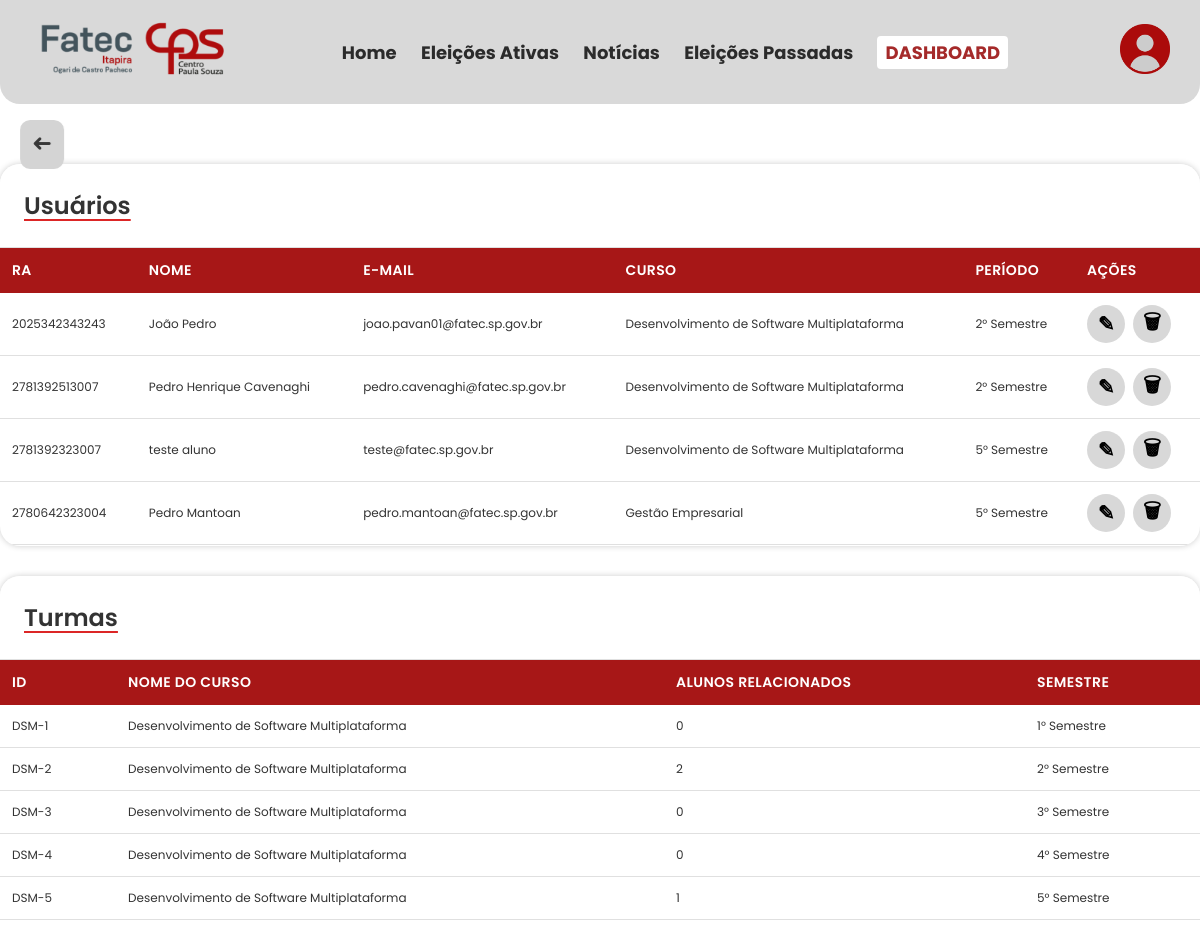
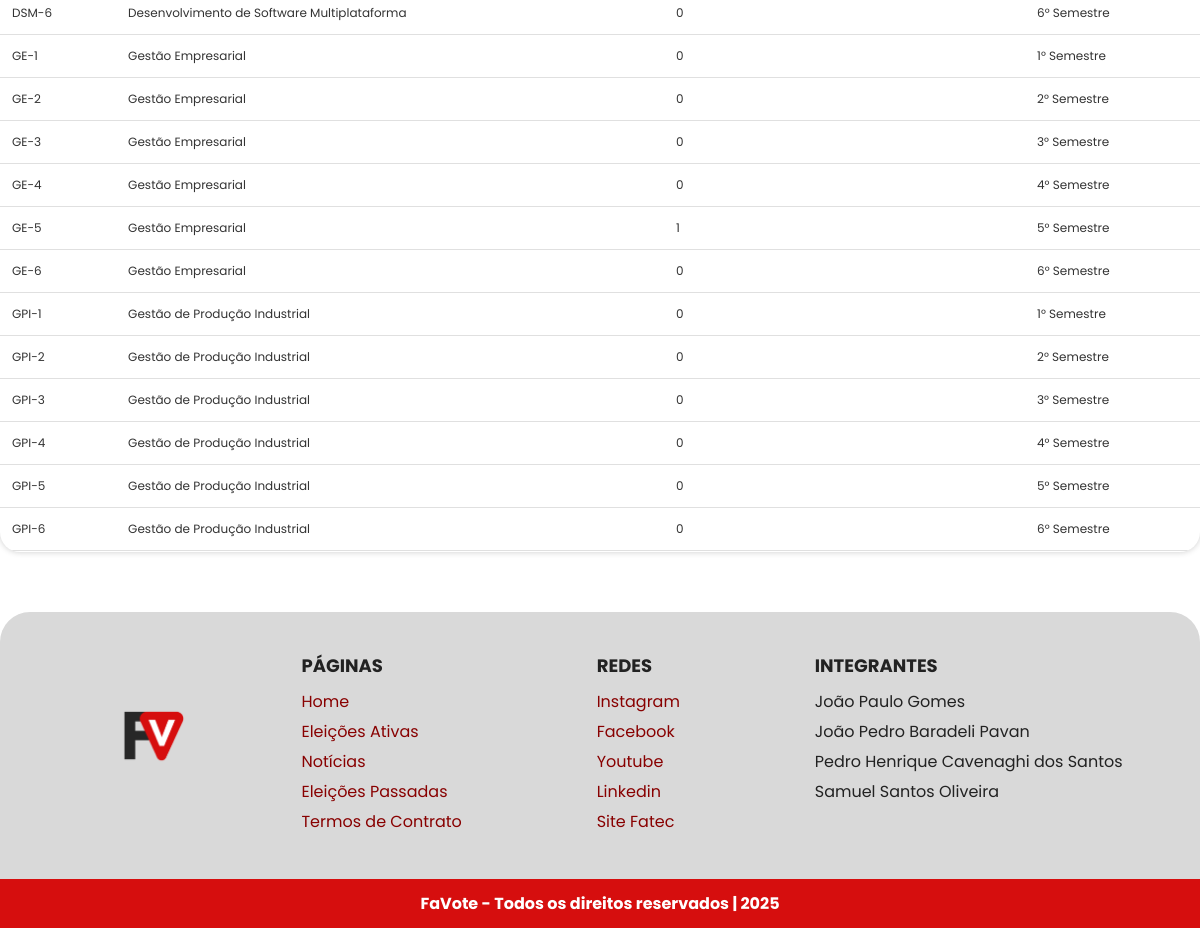
Screenshot of /Pages/turmausuario.php (signed in) with the database file from the repository (2 pictures, top to bottom).
### tables this page shows
CREATE TABLE `alunos` (
  `id` int(11) NOT NULL,
  `ra` varchar(20) NOT NULL,
  `nome` varchar(100) NOT NULL,
  `email_institucional` varchar(100) NOT NULL,
  `senha` varchar(255) NOT NULL,
  `turma_id` int(11) DEFAULT NULL,
  `criado_data` timestamp NOT NULL DEFAULT current_timestamp(),
  `atualizado_data` timestamp NOT NULL DEFAULT current_timestamp() ON UPDATE current_timestamp()
);

CREATE TABLE `cursos` (
  `id` int(11) NOT NULL,
  `nome` varchar(50) NOT NULL
);

CREATE TABLE `semestres` (
  `id` int(11) NOT NULL,
  `nome` varchar(20) NOT NULL
);

CREATE TABLE `turmas` (
  `id` int(11) NOT NULL,
  `curso_id` int(11) NOT NULL,
  `semestre_id` int(11) NOT NULL
);

### Pages/turmausuario.php (the view, shortened to what this page needs)
<?php
include '../php/config.php';
$sqlUsuarios = "
    SELECT
        a.id AS aluno_id,
        a.ra,
        a.nome,
        a.email_institucional,
        c.nome AS curso_nome,
        s.nome AS semestre_nome
    FROM alunos a
    LEFT JOIN turmas t ON a.turma_id = t.id
    LEFT JOIN cursos c ON t.curso_id = c.id
    LEFT JOIN semestres s ON t.semestre_id = s.id
";
$resultUsuarios = $conexao->query($sqlUsuarios);
$sqlTurmas = "
    SELECT
        t.id AS turma_id,
        c.id AS curso_id,
        c.nome AS curso_nome,
        s.nome AS semestre_nome,
        (SELECT COUNT(*) FROM alunos a WHERE a.turma_id = t.id) AS qtd_alunos
    FROM turmas t
    LEFT JOIN cursos c ON t.curso_id = c.id
    LEFT JOIN semestres s ON t.semestre_id = s.id
";
$resultTurmas = $conexao->query($sqlTurmas);
?>
<!DOCTYPE html>
<html lang="pt-br">
<head>
    <link rel="stylesheet" href="../Styles/dashboard.css">
    <link rel="stylesheet" href="https://cdnjs.cloudflare.com/ajax/libs/animate.css/4.1.1/animate.min.css" />
    <link rel="stylesheet" href="https://cdnjs.cloudflare.com/ajax/libs/font-awesome/6.5.0/css/all.min.css">
    <link rel="stylesheet" href="https://cdnjs.cloudflare.com/ajax/libs/font-awesome/6.5.0/css/all.min.css">
</head>
<body>
    <header class="header">
        <div class="logo"><img src="../Images/logofatec.png" width="190"></div>
        <nav class="nav">
            <a href="home.php">Home</a>
            <a href="eleAtive.php">Eleições Ativas</a>
            <a href="news.php">Notícias</a>
            <a href="elePassa.php">Eleições Passadas</a>
            <a href="dashboard.php"
                style="background-color: white; color: brown; padding: 4px 8px; border-radius: 4px; text-decoration: none; transition: background-color 0.6s ease;"
                onmouseover="this.style.backgroundColor='#ccc'" onmouseout="this.style.backgroundColor='white'">
                DASHBOARD
            </a>
        </nav>
        <div class="user-icon">
            <img src="../Images/user.png" width="50" alt="user" />
        </div>
    </header>
    <button class="btn-close" onclick="history.back()">➜</button>
    <div class="container" style="margin-top: 5%;">
        <div class="table-header">
            <h2>Usuários</h2>
        </div>
        <div class="table-container">
            <table>
                <thead>
                    <tr>
                        <th>RA</th>
                        <th>Nome</th>
                        <th>E-Mail</th>
                        <th>Curso</th>
                        <th>Período</th>
                        <th>Ações</th>
                    </tr>
                </thead>
                <tbody id="usuarios-tbody">
                    <?php if ($resultUsuarios->num_rows > 0): ?>
                        <?php foreach ($resultUsuarios as $usuario): ?>
                            <tr>
                                <td><?php echo htmlspecialchars($usuario['ra']); ?></td>
                                <td><?php echo htmlspecialchars($usuario['nome']); ?></td>
                                <td><?php echo htmlspecialchars($usuario['email_institucional']); ?></td>
                                <td><?php echo htmlspecialchars($usuario['curso_nome']); ?></td>
                                <td><?php echo htmlspecialchars($usuario['semestre_nome']); ?></td>
                                <td>
                                    <div class="actions">
                                        <button class="action-btn tableEdit-btn" title="Editar" onclick="editarUsuario('<?php echo $usuario['aluno_id']; ?>')">✎</button>
                                        <button class="action-btn tabledelete-btn" title="Excluir" onclick="excluirUsuario('<?php echo $usuario['aluno_id']; ?>')">🗑</button>
                                    </div>
                                </td>
                            </tr>
                        <?php endforeach; ?>
                    <?php else: ?>
                        <tr>
                            <td colspan="7">Nenhum usuário encontrado.</td>
                        </tr>
                    <?php endif; ?>
                </tbody>
            </table>
        </div>
    </div>
    <div class="container">
        <div class="table-header">
            <h2>Turmas</h2>
        </div>
        <div class="table-container">
            <table>
                <thead>
                    <tr>
                        <th>ID</th>
                        <th>Nome do Curso</th>
                        <th>Alunos Relacionados</th>
                        <th>Semestre</th>
                    </tr>
                </thead>
                <tbody id="turmas-tbody">
                    <?php
                    if ($resultTurmas && $resultTurmas->num_rows > 0) {
                        while ($turma = $resultTurmas->fetch_assoc()) {
                            $siglaCurso = '';
                            switch ($turma['curso_id']) {
                                case 1:
                                    $siglaCurso = 'DSM';
                                    break;
                                case 2:
                                    $siglaCurso = 'GE';
                                    break;
                                case 3:
                                    $siglaCurso = 'GPI';
                                    break;
                            }
                            $idFormatado = $siglaCurso . '-' . preg_replace('/[^0-9]/', '', $turma['semestre_nome']);
                            echo '<tr>';
                            echo '  <td>' . $idFormatado . '</td>';
                            echo '  <td>' . htmlspecialchars($turma['curso_nome']) . '</td>';
                            echo '  <td>' . $turma['qtd_alunos'] . '</td>';
                            echo '  <td>' . htmlspecialchars($turma['semestre_nome']) . '</td>';
                            echo '</tr>';
                        }
                    } else {
                        echo '<tr><td colspan="5">Nenhuma turma encontrada.</td></tr>';
                    }
                    ?>
                </tbody>
            </table>
        </div>
    </div>
    <footer class="footer">
        <div class="footer-top">
            <div class="footer-logo">
                <img src="../Images/logoFaVote.png" width="70">
            </div>
            <div class="footer-links">
                <div>
                    <h4>PÁGINAS</h4>
                    <ul>
                        <li><a href="home.php">Home</a></li>
                        <li><a href="eleAtive.php">Eleições Ativas</a></li>
                        <li><a href="news.php">Notícias</a></li>
                        <li><a href="elepassa.php">Eleições Passadas</a></li>
                        <li><a href="termos.php">Termos de Contrato</a></li>
                    </ul>
                </div>
                <div>
                    <h4>REDES</h4>
                    <ul>
                        <li><a href="https://www.instagram.com/fatecdeitapira?igsh=MWUzNXMzcWNhZzB4Ng=="
                                target="_blank">Instagram</a></li>
                        <li><a href="https://www.facebook.com/share/16Y3jKo71m/" target="_blank">Facebook</a></li>
                        <li><a href="https://www.youtube.com/@fatecdeitapiraogaridecastr2131"
                                target="_blank">Youtube</a></li>
                        <li><a href="https://www.linkedin.com/school/faculdade-estadual-de-tecnologia-de-itapira-ogari-de-castro-pacheco/about/"
                                target="_blank">Linkedin</a></li>
                        <li><a href="https://fatecitapira.cps.sp.gov.br/" target="_blank">Site Fatec</a></li>
                    </ul>
                </div>
                <div>
                    <h4>INTEGRANTES</h4>
                    <ul>
                        <li>João Paulo Gomes</li>
                        <li>João Pedro Baradeli Pavan</li>
                        <li>Pedro Henrique Cavenaghi dos Santos</li>
                        <li>Samuel Santos Oliveira</li>
                    </ul>
                </div>
            </div>
        </div>
        <div class="footer-bottom">
            FaVote - Todos os direitos reservados | 2025
        </div>
    </footer>
</body>
</html>

### Styles/dashboard.css (style rules this page uses)
html, body { height: 100%; margin: 0; padding: 0; }
* { box-sizing: border-box; font-family: 'Poppins'; margin: 0; padding: 0; }
body { background: #fff; color: #222; animation: fadeIn; animation-duration: 1s; scroll-behavior: smooth; }
.header { display: flex; align-items: center; justify-content: space-between; background: #d9d9d9 !important; padding: 20px 30px; border-radius: 0 0 20px 20px; position: relative; }
.logo { margin-left: 10px; }
.nav a { margin: 0 10px; text-decoration: none; color: #2b2b2b; font-weight: bold; font-size: 18px; }
.user-icon img { cursor: pointer; filter: brightness(80%); }
.btn-close { position: fixed; top: 120px; left: 20px; transform: rotate(180deg); background-color: #d4d4d4; color: #383838; border: none; padding: 7px 12px; border-radius: 10px; font-size: 1.5em; cursor: pointer; transition: background-color 0.6s ease, transform 0.6s ease, top 1s ease; }
.container { background: white; border-radius: 20px; box-shadow: 0 0px 6px rgba(0, 0, 0, 0.2); overflow: hidden; max-width: 1200px; margin: 0 auto; overflow-x: auto; padding-bottom: 1px; margin-bottom: 30px; }
.table-header { display: flex; justify-content: space-between; align-items: center; padding: 24px; background: white; border-bottom: 1px solid #e0e0e0; }
.table-header h2 { font-size: 24px; font-weight: 600; color: #333; text-decoration: underline; text-decoration-color: #dc2626; text-underline-offset: 5px; }
.table-container { overflow-x: auto; }
table { width: 100%; border-collapse: collapse; }
thead { background: #a71717; color: white; }
th { padding: 12px; text-align: left; font-weight: 600; font-size: 14px; text-transform: uppercase; letter-spacing: 0.4px; }
tbody tr { border-bottom: 1px solid #e0e0e0; transition: background-color 0.2s; }
td { padding: 12px; font-size: 12px; color: #333; }
.actions { display: flex; gap: 8px; align-items: center; }
.action-btn { width: 38px; height: 38px; border-radius: 50%; border: none; cursor: pointer; display: flex; align-items: center; justify-content: center; font-weight: bold; font-size: 20px; transition: transform 0.2s; }
.tableEdit-btn { background: #d8d8d8; color: black; }
.tabledelete-btn { background: #d8d8d8; color: black; }
.footer { margin-top: 60px; background: #d9d9d9; border-radius: 30px 30px 0 0; overflow: hidden; font-size: 16px; }
.footer-top { display: flex; justify-content: space-between; padding: 40px; flex-wrap: wrap; }
.footer-logo { font-size: 48px; margin: auto; font-weight: bold; }
.footer-links { justify-content: space-around; display: flex; gap: 60px; width: 80%; }
.footer-links h4 { font-size: 18px; margin-bottom: 10px; }
.footer-links ul { list-style: none; padding: 0; margin: 0; }
.footer-links li { margin-bottom: 5px; }
.footer-links a { text-decoration: none; color: #880000; transition: 1s; }
.footer-bottom { text-align: center; background: #D60E0E; color: white; padding: 12px; font-weight: bold; }

### rows the page displays
alunos: ra "2025342343243", nome "João Pedro", email_institucional "joao.pavan01@fatec.sp.gov.br", cursos.nome "Desenvolvimento de Software Multiplataforma", semestres.nome "2° Semestre"
alunos: ra "2781392513007", nome "Pedro Henrique Cavenaghi", email_institucional "pedro.cavenaghi@fatec.sp.gov.br", cursos.nome "Desenvolvimento de Software Multiplataforma", semestres.nome "2° Semestre"
alunos: ra "2781392323007", nome "teste aluno", email_institucional "teste@fatec.sp.gov.br", cursos.nome "Desenvolvimento de Software Multiplataforma", semestres.nome "5° Semestre"
alunos: ra "2780642323004", nome "Pedro Mantoan", email_institucional "pedro.mantoan@fatec.sp.gov.br", cursos.nome "Gestão Empresarial", semestres.nome "5° Semestre"
turmas: curso.nome "DSM-1", curso.nome "Desenvolvimento de Software Multiplataforma", qtd_alunos "0", semestre.nome "1° Semestre"
turmas: curso.nome "DSM-2", curso.nome "Desenvolvimento de Software Multiplataforma", qtd_alunos "2", semestre.nome "2° Semestre"
turmas: curso.nome "DSM-3", curso.nome "Desenvolvimento de Software Multiplataforma", qtd_alunos "0", semestre.nome "3° Semestre"
turmas: curso.nome "DSM-4", curso.nome "Desenvolvimento de Software Multiplataforma", qtd_alunos "0", semestre.nome "4° Semestre"
turmas: curso.nome "DSM-5", curso.nome "Desenvolvimento de Software Multiplataforma", qtd_alunos "1", semestre.nome "5° Semestre"
turmas: curso.nome "DSM-6", curso.nome "Desenvolvimento de Software Multiplataforma", qtd_alunos "0", semestre.nome "6° Semestre"
turmas: curso.nome "GE-1", curso.nome "Gestão Empresarial", qtd_alunos "0", semestre.nome "1° Semestre"
turmas: curso.nome "GE-2", curso.nome "Gestão Empresarial", qtd_alunos "0", semestre.nome "2° Semestre"
turmas: curso.nome "GE-3", curso.nome "Gestão Empresarial", qtd_alunos "0", semestre.nome "3° Semestre"
turmas: curso.nome "GE-4", curso.nome "Gestão Empresarial", qtd_alunos "0", semestre.nome "4° Semestre"
turmas: curso.nome "GE-5", curso.nome "Gestão Empresarial", qtd_alunos "1", semestre.nome "5° Semestre"
turmas: curso.nome "GE-6", curso.nome "Gestão Empresarial", qtd_alunos "0", semestre.nome "6° Semestre"
turmas: curso.nome "GPI-1", curso.nome "Gestão de Produção Industrial", qtd_alunos "0", semestre.nome "1° Semestre"
turmas: curso.nome "GPI-2", curso.nome "Gestão de Produção Industrial", qtd_alunos "0", semestre.nome "2° Semestre"
turmas: curso.nome "GPI-3", curso.nome "Gestão de Produção Industrial", qtd_alunos "0", semestre.nome "3° Semestre"
turmas: curso.nome "GPI-4", curso.nome "Gestão de Produção Industrial", qtd_alunos "0", semestre.nome "4° Semestre"
turmas: curso.nome "GPI-5", curso.nome "Gestão de Produção Industrial", qtd_alunos "0", semestre.nome "5° Semestre"
turmas: curso.nome "GPI-6", curso.nome "Gestão de Produção Industrial", qtd_alunos "0", semestre.nome "6° Semestre"
